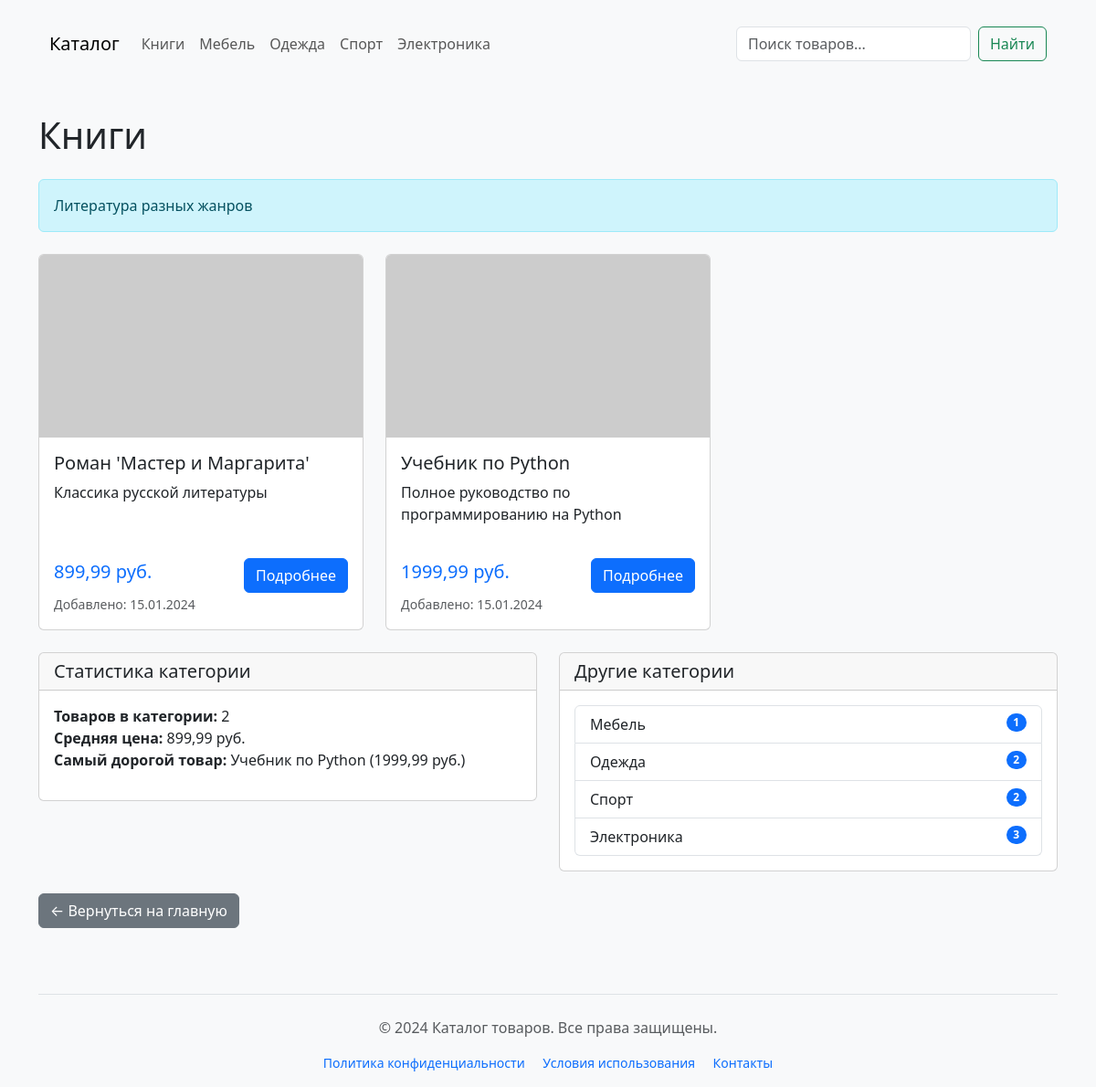
The app's page /category/2/ with its own data.
### catalog/models.py (models this page shows, shortened)
class Category(models.Model):
    name = models.CharField(max_length=100, verbose_name='Наименование')
    description = models.TextField(blank=True, null=True, verbose_name='Описание')
    class Meta:
        verbose_name = 'Категория'
        verbose_name_plural = 'Категории'
        ordering = ['name']

class Product(models.Model):
    name = models.CharField(max_length=100, verbose_name='Наименование')
    description = models.TextField(blank=True, null=True, verbose_name='Описание')
    image = models.ImageField(upload_to='products/', blank=True, null=True, verbose_name='Изображение')
    category = models.ForeignKey(
        Category,
        on_delete=models.SET_NULL,
        null=True,
        blank=True,
        related_name='products',
        verbose_name='Категория'
    )
    price = models.DecimalField(max_digits=10, decimal_places=2, verbose_name='Цена за покупку')
    created_at = models.DateTimeField(auto_now_add=True, verbose_name='Дата создания')
    updated_at = models.DateTimeField(auto_now=True, verbose_name='Дата последнего изменения')
    class Meta:
        verbose_name = 'Продукт'
        verbose_name_plural = 'Продукты'
        ordering = ['name']

### catalog/views.py (the view)
# urls.py: path('category/<int:category_id>/', views.category_products, name='category_products'),
def category_products(request, category_id):
    category = get_object_or_404(Category, id=category_id)
    products = Product.objects.filter(category=category)
    categories = Category.objects.all()
    return render(request, 'catalog/category.html', {
        'category': category,
        'products': products,
        'categories': categories
    })

### catalog/templates/catalog/category.html (shortened to what this page needs)
{% extends 'base.html' %}
{% block content %}
<h1 class="mb-4">{{ category.name }}</h1>
{% if category.description %}
<div class="alert alert-info mb-4">
    <p class="mb-0">{{ category.description }}</p>
</div>
{% endif %}
<div class="row">
    {% for product in products %}
    <div class="col-md-4">
        <div class="card product-card h-100">
            {% if product.image %}
            <img src="{{ product.image.url }}" class="card-img-top product-image" alt="{{ product.name }}">
            {% else %}
            <img src="https://via.placeholder.com/300x200?text=No+Image" class="card-img-top product-image" alt="Нет изображения">
            {% endif %}
            <div class="card-body d-flex flex-column">
                <h5 class="card-title">{{ product.name }}</h5>
                <p class="card-text truncate flex-grow-1">
                    {{ product.description|truncatechars:100 }}
                </p>
                <div class="mt-auto">
                    <div class="d-flex justify-content-between align-items-center">
                        <span class="h5 text-primary">{{ product.price }} руб.</span>
                        <a href="{% url 'product_detail' product.id %}" class="btn btn-primary">
                            Подробнее
                        </a>
                    </div>
                    <small class="text-muted">
                        Добавлено: {{ product.created_at|date:"d.m.Y" }}
                    </small>
                </div>
            </div>
        </div>
    </div>
    {% endfor %}
</div>
{% if products %}
<div class="mt-4">
    <div class="row">
        <div class="col-md-6">
            <div class="card">
                <div class="card-header">
                    <h5 class="mb-0">Статистика категории</h5>
                </div>
                <div class="card-body">
                    <ul class="list-unstyled">
                        <li><strong>Товаров в категории:</strong> {{ products|length }}</li>
                        <li><strong>Средняя цена:</strong>
                            {% with avg_price=products|dictsort:"price" %}
                                {% if avg_price %}
                                    {{ avg_price.0.price }} руб.
                                {% else %}
                                    -
                                {% endif %}
                            {% endwith %}
                        </li>
                        <li><strong>Самый дорогой товар:</strong>
                            {% with max_price=products|dictsortreversed:"price"|first %}
                                {% if max_price %}
                                    {{ max_price.name }} ({{ max_price.price }} руб.)
                                {% else %}
                                    -
                                {% endif %}
                            {% endwith %}
                        </li>
                    </ul>
                </div>
            </div>
        </div>
        <div class="col-md-6">
            <div class="card">
                <div class="card-header">
                    <h5 class="mb-0">Другие категории</h5>
                </div>
                <div class="card-body">
                    <div class="list-group">
                        {% for cat in categories %}
                            {% if cat.id != category.id %}
                            <a href="{% url 'category_products' cat.id %}" class="list-group-item list-group-item-action">
                                {{ cat.name }}
                                <span class="badge bg-primary rounded-pill float-end">
                                    {{ cat.products.count }}
                                </span>
                            </a>
                            {% endif %}
                        {% endfor %}
                    </div>
                </div>
            </div>
        </div>
    </div>
</div>
{% endif %}
<div class="mt-4">
    <a href="{% url 'index' %}" class="btn btn-secondary">
        ← Вернуться на главную
    </a>
</div>
{% endblock %}

### catalog/templates/includes/menu.html
<nav class="navbar navbar-expand-lg navbar-light bg-light mb-4">
    <div class="container-fluid">
        <a class="navbar-brand" href="{% url 'index' %}">Каталог</a>
        <div class="collapse navbar-collapse">
            <ul class="navbar-nav me-auto">
                {% for category in categories %}
                <li class="nav-item">
                    <a class="nav-link" href="{% url 'category_products' category.id %}">
                        {{ category.name }}
                    </a>
                </li>
                {% endfor %}
            </ul>
            <form class="d-flex" method="get" action="#">
                <input class="form-control me-2" type="search" placeholder="Поиск товаров...">
                <button class="btn btn-outline-success" type="submit">Найти</button>
            </form>
        </div>
    </div>
</nav>

### catalog/templates/base.html (style rules this page uses)
body { padding-top: 20px; background-color: #f8f9fa; }
.product-card { margin-bottom: 20px; transition: transform 0.2s; }
.product-image { height: 200px; object-fit: cover; }
.truncate { overflow: hidden; text-overflow: ellipsis; display: -webkit-box; -webkit-line-clamp: 3; -webkit-box-orient: vertical; }
.card-header { font-weight: 600; }

### records on screen
Category: name "Книги", description "Литература разных жанров"
Category: name "Мебель", products.count "1"
Category: name "Одежда", products.count "2"
Category: name "Спорт", products.count "2"
Category: name "Электроника", products.count "3"
Product: name "Роман 'Мастер и Маргарита'", description "Классика русской литературы", price "899,99", created_at "15.01.2024"
Product: name "Учебник по Python", description "Полное руководство по программированию на Python", price "1999,99", created_at "15.01.2024"

### other values on screen
{{ products|length }} "2"
